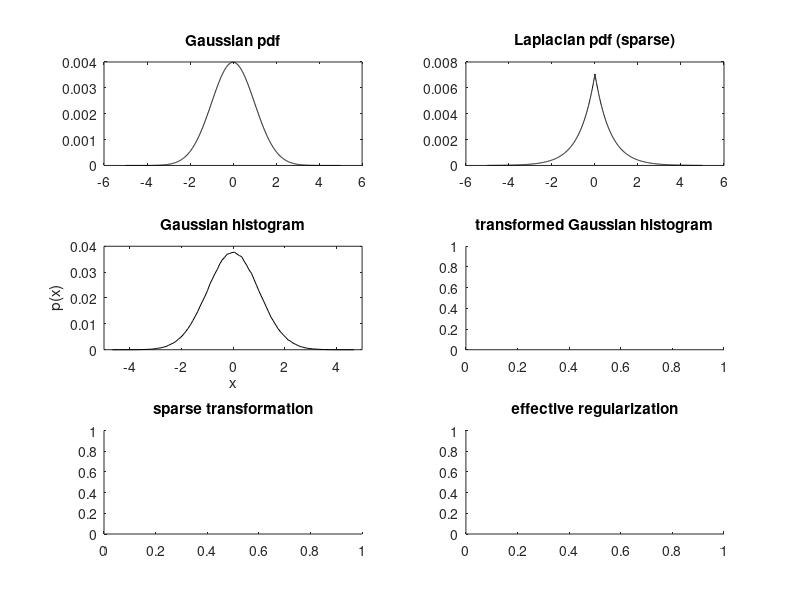

This figure's MATLAB source: (Note: this script raises an error after producing the figure.)
function demo_sparsePriors
% demonstrates how to implement sparse priors with VBA
% The trick is to use a continuous transform of GLM parameters, such that
% Gaussian priors are mapped onto fat-tailed distributions. More precisely,
% the "sparsify transformation" is a signed quadratic mapping (see
% sparseTransform.m). Under this transform, the priors become close to a
% Lapacian density, and the parameter VB-estimate should mimick a L1-norm
% (i.e. "lasso") estimator.
% Note: using such "sparse transformation" makes the native GLM model
% non-linear, which implies potential local minima.

% 0- look at the qualitative properties of the "sparse" transformation 
mu = 0;
v = 1;
hf = figure('color',[1 1 1]);
gx = -5:1e-2:5;
pg = exp(-0.5*(gx-mu).^2/v);
pg = pg./sum(pg);
ps = exp(-abs(gx-mu)/(sqrt(v/2)));
ps = ps./sum(ps);
ha = subplot(3,2,1,'parent',hf);
plot(ha,gx,pg,'k')
title(ha,'Gaussian pdf')
ha = subplot(3,2,2,'parent',hf);
plot(ha,gx,ps,'k')
title(ha,'Laplacian pdf (sparse)')

N = 1e6;
X = mu + sqrt(v)*randn(N,1);
[n,x] = hist(X,1e2);
n = n./sum(n);
ha = subplot(3,2,3,'parent',hf);
plot(ha,x,n,'k')
set(ha,'xlim',[min(gx),max(gx)])
title(ha,'Gaussian histogram')
xlabel(ha,'x')
ylabel(ha,'p(x)')
ha = subplot(3,2,4,'parent',hf,'nextplot','add');
title(ha,'transformed Gaussian histogram')
ha2 = subplot(3,2,5,'parent',hf,'nextplot','add');
title(ha2,'sparse transformation')
ha3 = subplot(3,2,6,'parent',hf,'nextplot','add');
title(ha3,'effective regularization')
gp = [1e-1,0.25,1,10];
str = cell(length(gp),1);
col = 'brgm';
for i=1:length(gp)
    SX = VBA_sparsifyPrior (X, log(2), gp(i));
%     SX = normalize(SX);
    [n,x] = hist(SX,1e2);
    n = n./sum(n);
    plot(ha,x,n,col(i))
    str{i} = ['P=',num2str(gp(i))];
    sgx = VBA_sparsifyPrior (gx, log(2), gp(i));
    plot(ha2,gx,sgx,col(i))
    plot(ha3,x,-log(n),col(i))
end
set(ha,'xlim',[min(gx),max(gx)])
legend(ha,str)
legend(ha2,str)
xlabel(ha,'s(x)')
ylabel(ha,'p(s(x))')
xlabel(ha2,'x')
ylabel(ha2,'s(x)')
subgx = gx(1:1e2:end);
plot(ha2,subgx(subgx>=0),subgx(subgx>=0).^2,'k.')
plot(ha2,subgx(subgx<=0),-subgx(subgx<=0).^2,'k.')
plot(ha3,subgx(subgx>=0).^2,subgx(subgx>=0).^2,'k.')
plot(ha3,-subgx(subgx<=0).^2,subgx(subgx<=0).^2,'k.')

getSubplots

% 1- simulate "sparse" GLM and invert
p = 32;
n = 64;
sigma = 1;
A = randn(p,n);
phi1 = VBA_sparsifyPrior(X(randperm(n)));

y1 = A*phi1 + sqrt(sigma.^-1)*randn(p,1);

dims.n = 0;
dims.n_theta = 0;
dims.n_phi = n;
options.inG.X = A;
% options.priors.muPhi = 1e-2*ones(n,1);
options.checkGrads = 0;
[posterior,out] = VBA_NLStateSpaceModel(y1,[],[],@g_GLMsparse,dims,options);
set(gcf,'tag','dummy','name','"sparse" sim, "sparse" priors')
hf = figure('color',[1 1 1],'name','estimation accuracy');
ha = subplot(2,3,1,'parent',hf,'nextplot','add');
plot(ha,phi1, VBA_sparsifyPrior (posterior.muPhi),'k.')
tmp = corrcoef(phi1, VBA_sparsifyPrior(posterior.muPhi));
r = tmp(2,1);
plot(ha,[min(phi1),max(phi1)],[min(phi1),max(phi1)],'r')
title(ha,['sparse sim, sparse priors, F=',num2str(out.F),' ,r=',num2str(r)])
xlabel(ha,'simulated')
ylabel(ha,'estimated')

[posterior2,out2] = VBA_NLStateSpaceModel(y1,[],[],@g_GLM,dims,options);
set(gcf,'tag','dummy','name','"sparse" sim, Gaussian priors')
ha = subplot(2,3,2,'parent',hf,'nextplot','add');
plot(ha,phi1,posterior2.muPhi,'k.')
tmp = corrcoef(phi1,posterior2.muPhi);
r = tmp(2,1);
plot(ha,[min(phi1),max(phi1)],[min(phi1),max(phi1)],'r')
title(ha,['sparse sim, Gaussian priors, F=',num2str(out2.F),' ,r=',num2str(r)])
xlabel(ha,'simulated')
ylabel(ha,'estimated')

% dims.n_phi = dims.n_phi + 1;
% options.checkGrads = 0;
% [posterior2,out2] = VBA_NLStateSpaceModel(y1,[],[],@g_GLMsparse2,dims,options);
% set(gcf,'tag','dummy','name','"sparse" sim, Gaussian priors')
% ha = subplot(2,3,3,'parent',hf,'nextplot','add');
% plot(ha,phi1,posterior2.muPhi(1:end-1),'k.')
% tmp = corrcoef(phi1,posterior2.muPhi(1:end-1));
% r = tmp(2,1);
% plot(ha,[min(phi1),max(phi1)],[min(phi1),max(phi1)],'r')
% title(ha,['sparse sim, adaptive priors, F=',num2str(out2.F),' ,r=',num2str(r)])
% xlabel(ha,'simulated')
% ylabel(ha,'estimated')

phi_pi = pinv(A'*A)*A'*y1;
ha = subplot(2,3,3,'parent',hf,'nextplot','add');
plot(ha,phi1,phi_pi,'k.')
tmp = corrcoef(phi1,phi_pi);
r = tmp(2,1);
plot(ha,[min(phi1),max(phi1)],[min(phi1),max(phi1)],'r')
title(ha,['sparse sim, pseudo-inverse',' ,r=',num2str(r)])
xlabel(ha,'simulated')
ylabel(ha,'estimated')


% 2- simulate Gaussian GLM and invert
phi2 = X(randperm(n));
y2 = A*phi2 + sqrt(sigma.^-1)*randn(p,1);

[posterior,out] = VBA_NLStateSpaceModel(y2,[],[],@g_GLMsparse,dims,options);
set(gcf,'tag','dummy','name','Gaussian sim, "sparse" priors')
ha = subplot(2,3,4,'parent',hf,'nextplot','add');
plot(ha,phi2,VBA_sparsifyPrior (posterior.muPhi),'k.')
tmp = corrcoef(phi2, VBA_sparsifyPrior (posterior.muPhi));
r = tmp(2,1);
plot(ha,[min(phi2),max(phi2)],[min(phi2),max(phi2)],'r')
title(ha,['Gaussian sim, sparse priors, F=',num2str(out.F),' ,r=',num2str(r)])
xlabel(ha,'simulated')
ylabel(ha,'estimated')

[posterior2,out2] = VBA_NLStateSpaceModel(y2,[],[],@g_GLM,dims,options);
set(gcf,'tag','dummy','name','Gaussian sim, Gaussian priors')
ha = subplot(2,3,5,'parent',hf,'nextplot','add');
plot(ha,phi2,posterior2.muPhi,'k.')
tmp = corrcoef(phi2,posterior2.muPhi);
r = tmp(2,1);
plot(ha,[min(phi2),max(phi2)],[min(phi2),max(phi2)],'r')
title(ha,['Gaussian sim, Gaussian priors, F=',num2str(out2.F),' ,r=',num2str(r)])
xlabel(ha,'simulated')
ylabel(ha,'estimated')

phi_pi = pinv(A'*A)*A'*y2;
ha = subplot(2,3,6,'parent',hf,'nextplot','add');
plot(ha,phi2,phi_pi,'k.')
tmp = corrcoef(phi2,phi_pi);
r = tmp(2,1);
plot(ha,[min(phi2),max(phi2)],[min(phi2),max(phi2)],'r')
title(ha,['Gaussian sim, pseudo-inverse',' ,r=',num2str(r)])
xlabel(ha,'simulated')
ylabel(ha,'estimated')


end

%% ########################################################################

function yn = normalize(y)

yn = zeros(size(y));
for i=1:size(y,2)
    y0 = y(:,i);
    my = mean(y0);
    sy = std(y0);
    yn(:,i) = (y0 - my)./sy;
end

end



